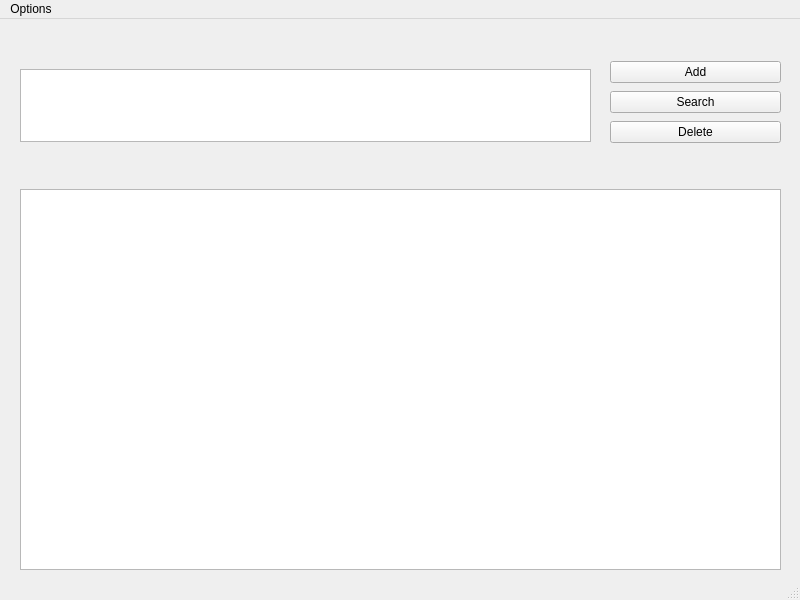
<?xml version="1.0" encoding="UTF-8"?>
<ui version="4.0">
 <class>MainWindow</class>
 <widget class="QMainWindow" name="MainWindow">
  <property name="geometry">
   <rect>
    <x>0</x>
    <y>0</y>
    <width>800</width>
    <height>600</height>
   </rect>
  </property>
  <property name="windowTitle">
   <string>MainWindow</string>
  </property>
  <widget class="QWidget" name="centralwidget">
   <widget class="QWidget" name="verticalLayoutWidget">
    <property name="geometry">
     <rect>
      <x>20</x>
      <y>50</y>
      <width>571</width>
      <height>73</height>
     </rect>
    </property>
    <layout class="QVBoxLayout" name="verticalLayout">
     <item>
      <widget class="QPlainTextEdit" name="inputText"/>
     </item>
    </layout>
   </widget>
   <widget class="QWidget" name="verticalLayoutWidget_2">
    <property name="geometry">
     <rect>
      <x>610</x>
      <y>40</y>
      <width>171</width>
      <height>86</height>
     </rect>
    </property>
    <layout class="QVBoxLayout" name="verticalLayout_2">
     <item>
      <widget class="QPushButton" name="addButton">
       <property name="text">
        <string>Add</string>
       </property>
      </widget>
     </item>
     <item>
      <widget class="QPushButton" name="searchButton">
       <property name="text">
        <string>Search</string>
       </property>
      </widget>
     </item>
     <item>
      <widget class="QPushButton" name="deleteButton">
       <property name="text">
        <string>Delete</string>
       </property>
      </widget>
     </item>
    </layout>
   </widget>
   <widget class="QTextBrowser" name="outputText">
    <property name="geometry">
     <rect>
      <x>20</x>
      <y>170</y>
      <width>761</width>
      <height>381</height>
     </rect>
    </property>
    <property name="autoFillBackground">
     <bool>false</bool>
    </property>
   </widget>
  </widget>
  <widget class="QMenuBar" name="menubar">
   <property name="geometry">
    <rect>
     <x>0</x>
     <y>0</y>
     <width>800</width>
     <height>22</height>
    </rect>
   </property>
   <widget class="QMenu" name="menuOptions">
    <property name="title">
     <string>Options</string>
    </property>
    <addaction name="actionExport_to_txt"/>
   </widget>
   <addaction name="menuOptions"/>
  </widget>
  <widget class="QStatusBar" name="statusbar"/>
  <action name="actionExport">
   <property name="text">
    <string>Export</string>
   </property>
  </action>
  <action name="actionExport_to_txt">
   <property name="text">
    <string>Export to txt</string>
   </property>
  </action>
 </widget>
 <resources/>
 <connections/>
</ui>
